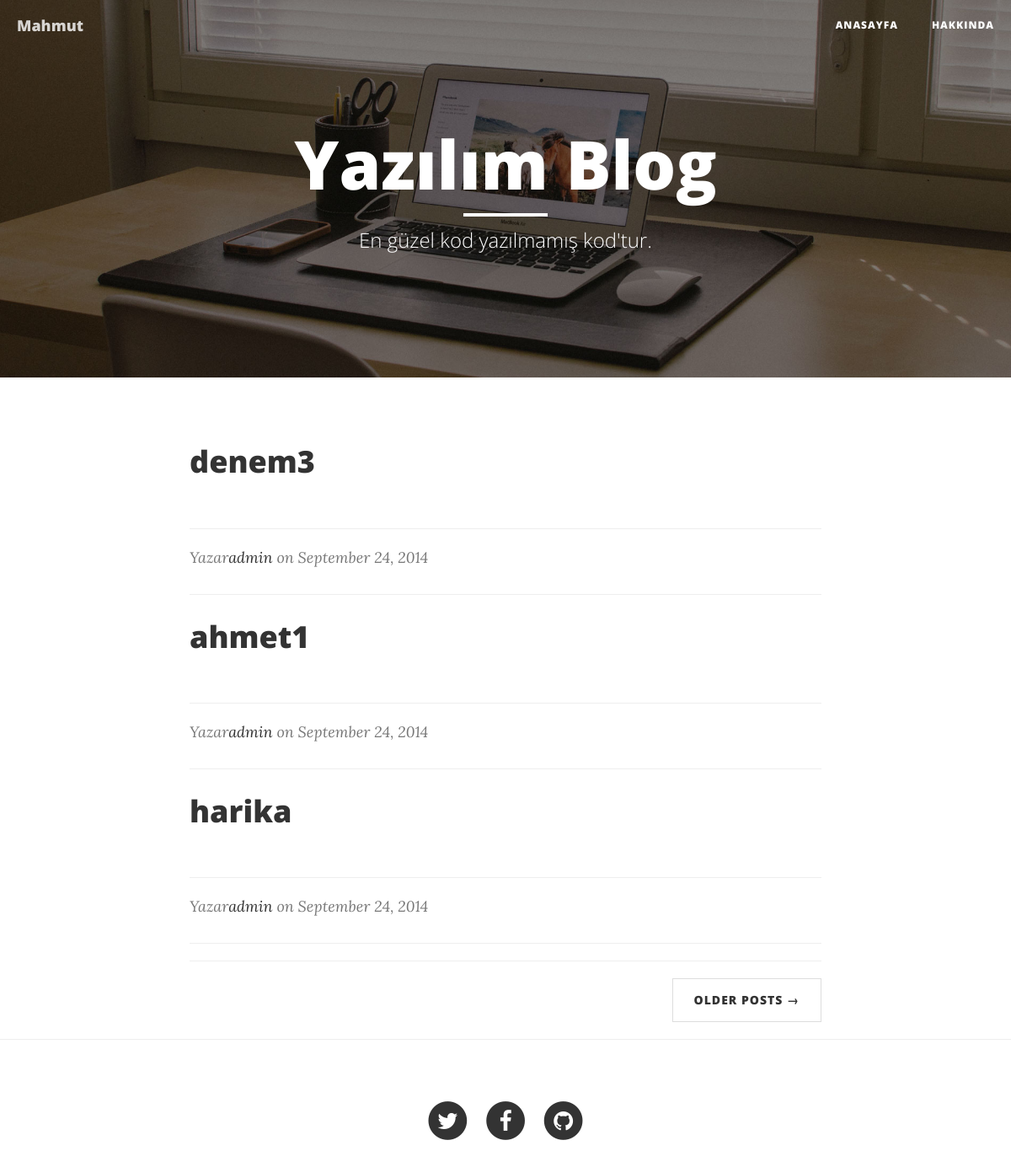
Before: / with the older database file.
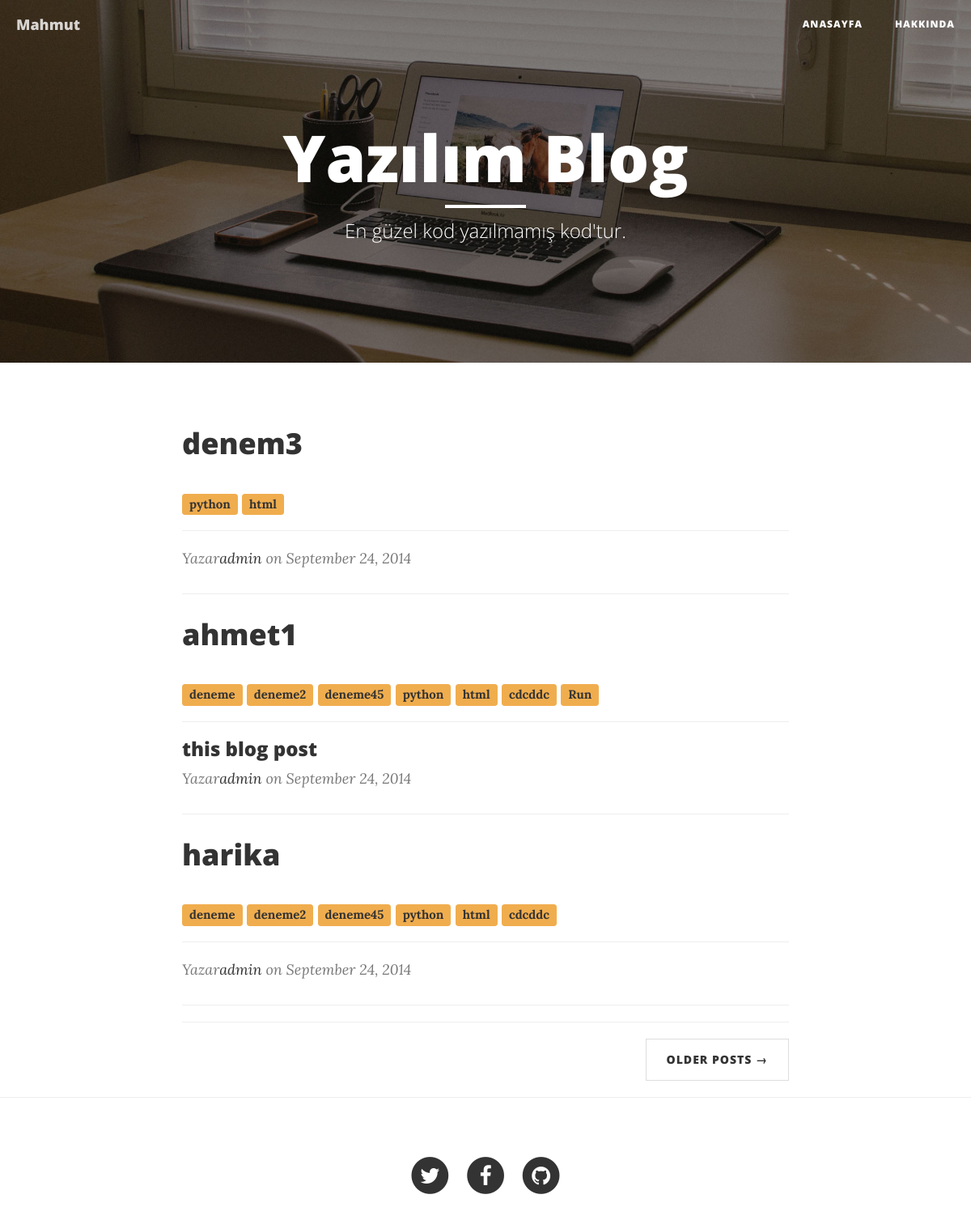
After: the same page with the newer database file.
### blog/models.py (models this page shows, shortened)
class Post(models.Model):
    tags = models.ManyToManyField('blog.Tag',related_name='posts')
    arka_plan_resmi = models.ImageField(upload_to='resim/', null=True, blank=True)
    yazar = models.ForeignKey('auth.User')
    baslik = models.CharField(max_length=50)
    kisa_baslik = models.CharField(max_length=100,null=True, blank=True)
    yazi = models.TextField()
    yaratilma_tarihi = models.DateTimeField(
           default=timezone.now)
    yayinlanma_tarihi = models.DateTimeField(
           blank=True, null=True)

class Tag(models.Model):
    name = models.CharField(max_length=200)

### blog/views.py (the view)
# urls.py: url(r'^$', views.yazi_listesi, name='yazi_listesi'),
def yazi_listesi(request):
    post = Post.objects.all().order_by('yayinlanma_tarihi')
    return render(request, "blog/post_list.html", {'posts':post})

### blog/templates/blog/post_list.html (shortened to what this page needs)
<!DOCTYPE html>
<html lang="en">
{% load static %}
<head>
    <link href="{%  static "vendor/bootstrap/css/bootstrap.min.css" %}" rel="stylesheet">
    <link href="{% static "css/clean-blog.min.css" %}" rel="stylesheet">
    <link href="{% static "vendor/font-awesome/css/font-awesome.min.css" %}" rel="stylesheet" type="text/css">
</head>
<body>
    <nav class="navbar navbar-default navbar-custom navbar-fixed-top">
        <div class="container-fluid">
            <div class="navbar-header page-scroll">
                <a class="navbar-brand" href="{% url "yazi_listesi" %}">Mahmut</a>
            </div>
            <div class="collapse navbar-collapse" id="bs-example-navbar-collapse-1">
                <ul class="nav navbar-nav navbar-right">
                    <li>
                        <a href="{% url "yazi_listesi" %}">AnaSayfa</a>
                    </li>
                    <li>
                        <a href="{% url "hakkinda" %}">Hakkında</a>
                    </li>
                </ul>
            </div>
        </div>
    </nav>
    <header class="intro-header" style="background-image: url('/static/img/home-bg.jpg')">
        <div class="container">
            <div class="row">
                <div class="col-lg-8 col-lg-offset-2 col-md-10 col-md-offset-1">
                    <div class="site-heading">
                        <h1>Yazılım Blog</h1>
                        <hr class="small">
                        <span class="subheading">En güzel kod yazılmamış kod'tur.</span>
                    </div>
                </div>
            </div>
        </div>
    </header>
    <div class="container">
        <div class="row">
            <div class="col-lg-8 col-lg-offset-2 col-md-10 col-md-offset-1">
                {% for yazi in posts %}
                <div class="post-preview">
                    <a href="{% url "yazi_detayi" post_id=yazi.id %}">
                        <h2 class="post-title">
                            {{ yazi.baslik }}
                        </h2>
                        <br>
                        {% for tag in yazi.tags.all %}
                            <a href="{% url 'tags' tag_id=yazi.id %}" class="label label-warning">{{ tag.name }}</a>
                        {% endfor %}
                        <hr>
                        <h3 class="post-subtitle">
                            {{ yazi.kisa_baslik|default:'' }}
                        </h3>
                    </a>
                    <p class="post-meta">Yazar<a href="#">{{ yazi.yazar }}</a> on September 24, 2014</p>
                </div>
                <hr>
                 {% endfor %}
                <hr>
                <ul class="pager">
                    <li class="next">
                        <a href="#">Older Posts &rarr;</a>
                    </li>
                </ul>
            </div>
        </div>
    </div>
    <hr>
    <footer>
        <div class="container">
            <div class="row">
                <div class="col-lg-8 col-lg-offset-2 col-md-10 col-md-offset-1">
                    <ul class="list-inline text-center">
                        <li>
                            <a href="#">
                                <span class="fa-stack fa-lg">
                                    <i class="fa fa-circle fa-stack-2x"></i>
                                    <i class="fa fa-twitter fa-stack-1x fa-inverse"></i>
                                </span>
                            </a>
                        </li>
                        <li>
                            <a href="https://www.facebook.com/mahmutt28">
                                <span class="fa-stack fa-lg">
                                    <i class="fa fa-circle fa-stack-2x"></i>
                                    <i class="fa fa-facebook fa-stack-1x fa-inverse"></i>
                                </span>
                            </a>
                        </li>
                        <li>
                            <a href="https://github.com/mahmuttasci">
                                <span class="fa-stack fa-lg">
                                    <i class="fa fa-circle fa-stack-2x"></i>
                                    <i class="fa fa-github fa-stack-1x fa-inverse"></i>
                                </span>
                            </a>
                        </li>
                    </ul>
                </div>
            </div>
        </div>
    </footer>
</body>
</html>

Changed rows visible on the page:
added Tag: name "python"
added Tag: name "html"
changed Post "ahmet1": kisa_baslik (not shown) → "this blog post"
added Tag: name "deneme"
added Tag: name "deneme2"
added Tag: name "deneme45"
added Tag: name "cdcddc"
added Tag: name "Run", shown under Post "ahmet1"
